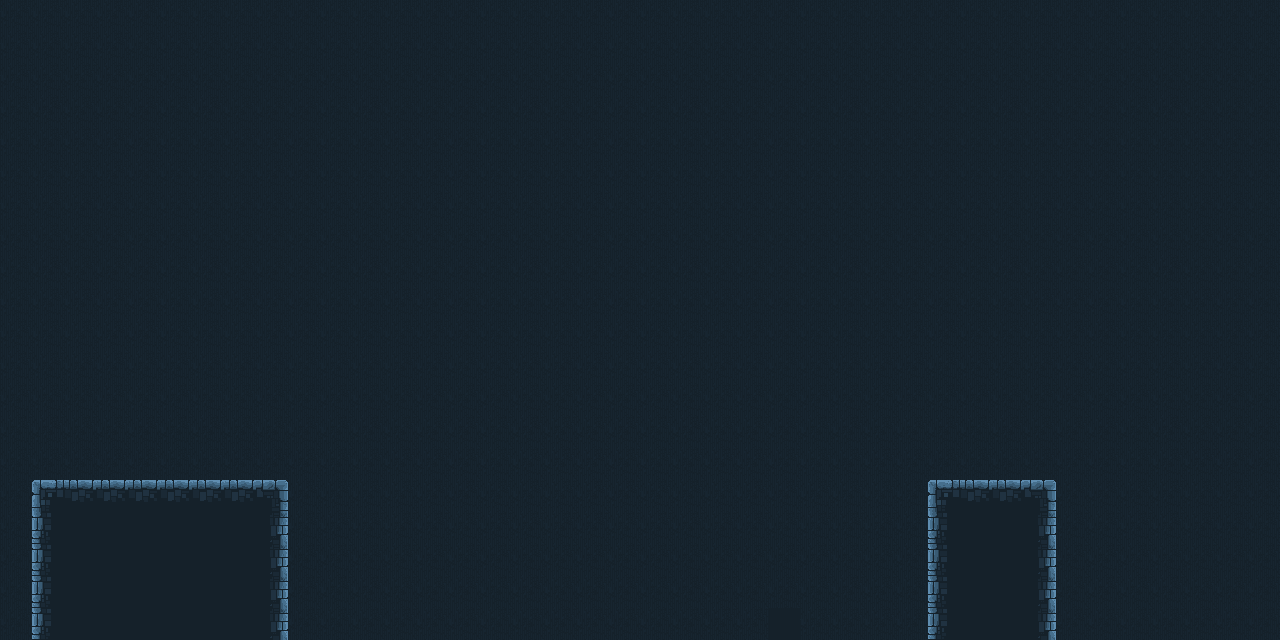

Below is a game level as drawn by its tile map, then a one-line description and the .tmx that defines it (tile-layer data replaced by summaries):
An orthogonal 40x20 tile map with 32x32 px tiles, 1 tile layer (foreground), 8 tilesets and 4 objects (player, goal).

<map version="1.0" orientation="orthogonal" renderorder="right-down" width="40" height="20" tilewidth="32" tileheight="32" nextobjectid="68">
 <tileset firstgid="1" name="tileset" tilewidth="32" tileheight="32" tilecount="54">
  <image source="../images/tileset.png" width="192" height="288" />
 </tileset>
 <tileset firstgid="55" name="enemy" tilewidth="32" tileheight="32" tilecount="1">
  <image source="../images/enemy.png" width="32" height="32" />
 </tileset>
 <tileset firstgid="56" name="player" tilewidth="64" tileheight="64" tilecount="12">
  <image source="../images/player.png" width="256" height="192" />
 </tileset>
 <tileset firstgid="68" name="goal" tilewidth="64" tileheight="64" tilecount="1">
  <image source="../images/goal.png" width="96" height="96" />
 </tileset>
 <tileset firstgid="69" name="coin" tilewidth="32" tileheight="32" tilecount="5">
  <image source="../images/coin.png" width="160" height="32" />
 </tileset>
 <tileset firstgid="74" name="spikes" tilewidth="32" tileheight="32" tilecount="2">
  <image source="../images/spikes.png" width="64" height="32" />
 </tileset>
 <tileset firstgid="76" name="shooter" tilewidth="32" tileheight="32" tilecount="1">
  <image source="../images/shooter.png" width="32" height="32" />
 </tileset>
 <tileset firstgid="77" name="mobile_platform" tilewidth="128" tileheight="32" tilecount="1">
  <image source="../images/mobile_platform.png" width="128" height="32" />
 </tileset>
 <layer name="foreground" width="40" height="20">
  <data>[800 cells, 800 non-empty, 7 distinct tile ids]</data>
 </layer>
 <objectgroup name="characters">
  <object id="1" name="player" type="player" gid="56" x="480" y="448" width="64" height="64" />
  <object id="9" name="goal" type="goal" gid="68" x="960" y="480" width="64" height="64" />
 </objectgroup>
 <objectgroup name="platforms">
  <object id="62" gid="77" x="480" y="512" width="128" height="32">
   <properties>
    <property name="maxDistance" value="6" />
    <property name="speed" value="-100" />
   </properties>
  </object>
  <object id="63" gid="77" x="608" y="512" width="128" height="32">
   <properties>
    <property name="maxDistance" value="6" />
    <property name="speed" value="100" />
   </properties>
  </object>
 </objectgroup>
</map>
